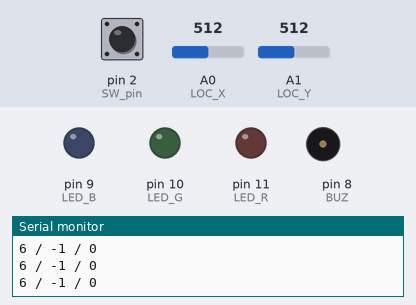
Bench run of a sketch on a simulated Arduino Uno, built with avr-gcc and run on an emulated ATmega328P. Parts: output pins drawn as LEDs (lit = HIGH), buzzer (waves = sounding, pin HIGH), the last lines printed to the serial monitor. The test bench sets the inputs (shaded band); at power-on: pin 2 (SW_pin) HIGH, A1 (LOC_Y) = 512, A0 (LOC_X) = 512.

Above: at 1.2 s.
1.3 s: pin 2 (SW_pin) pulled LOW for 0.15 s
At 2.0 s:
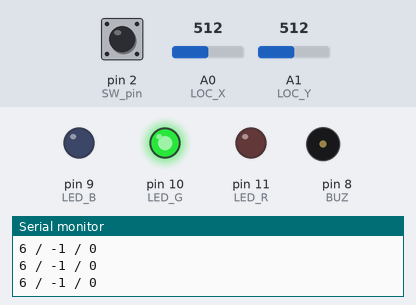
2.9 s: A1 (LOC_Y) set to 421
4.4 s: A1 (LOC_Y) set to 403
5.9 s: A0 (LOC_X) set to 528
8.9 s: pin 2 (SW_pin) pulled LOW for 1 s
At 10.0 s:
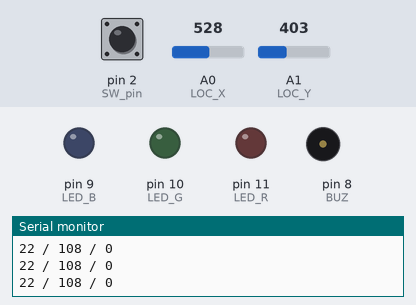
12.9 s: pin 2 (SW_pin) pulled LOW for 3.2 s
At 13.2 s:
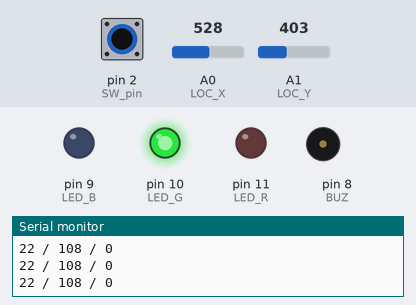
Timing chart, 0 to 15.9 s (numbered marks = the images above; inputs shaded):
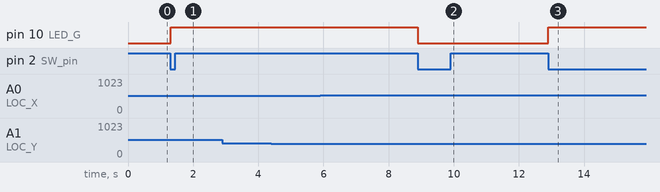

Measured:
- after the input at 1.3 s, pin 10 (LED_G): LOW → HIGH at once
- after the input at 8.9 s, pin 10 (LED_G): HIGH → LOW at once
- after the input at 12.9 s, pin 10 (LED_G): LOW → HIGH at once

The sketch:

JoyStick_control1019.ino
```cpp
#define LOC_X A0
#define LOC_Y A1
#define LED_R 11
#define LED_G 10
#define LED_B 9
#define BUZ 8
#define SW_pin 2
volatile boolean led_buz_state;

/* int lastButtonState = LOW;
boolean Buttonstate;
long lastDebounceTime = 0;
long debounceDelay = 30; */

void setup() {
  Serial.begin(9600);

  pinMode(SW_pin, INPUT_PULLUP);
  pinMode(BUZ, OUTPUT);
  pinMode(LED_R, OUTPUT);
  pinMode(LED_G, OUTPUT);
  pinMode(LED_B, OUTPUT);
  attachInterrupt(digitalPinToInterrupt(SW_pin), peep, FALLING);
}

void peep(){
  led_buz_state = !led_buz_state;
}

void loop() {
  int locationX = analogRead(LOC_X);
  int locationY = analogRead(LOC_Y);
  int DlocX = locationX - 506;
  int DlocY = 0;
  if (locationY < 511)
  {
    DlocY = 511 - locationY;
  }
  else if (locationY > 511)
  {
    DlocY = -(locationY - 511);
  }


  /* boolean SWreading = digitalRead(SW_pin);

  if (SWreading != lastButtonState){
    lastDebounceTime = millis(); // 버튼 입력정보가 HIGH랑 다를 시 (풀업 시에는 눌렀을 때) millis (현재시간)을 lastDebountTIme에 저장
  }

  if ((millis() - lastDebounceTime) > debounceDelay){
    if (SWreading != Buttonstate){
      Buttonstate = SWreading;
      if (Buttonstate = HIGH){
        Serial.println("버튼 pressed");
        digitalWrite(LED_R, Buttonstate);
        digitalWrite(LED_G, Buttonstate);
        digitalWrite(LED_B, Buttonstate);
        lastButtonState = HIGH;
      }
    }
  }

  lastButtonState = SWreading; */

  Serial.print(DlocX);
  Serial.print(" / ");
  Serial.print(DlocY);
  Serial.print(" / ");
  Serial.println(digitalRead(led_buz_state));
  // digitalWrite(BUZ, led_buz_state);
  digitalWrite(LED_G, led_buz_state);
  /*
  if (DlocY > 508)
  {
    digitalWrite(LED_R, HIGH);
    digitalWrite(LED_G, HIGH);
    digitalWrite(LED_B, HIGH);
  }
  else {
    digitalWrite(LED_R, LOW);
    digitalWrite(LED_G, LOW);
    digitalWrite(LED_B, LOW);
  }
  */
}
```
